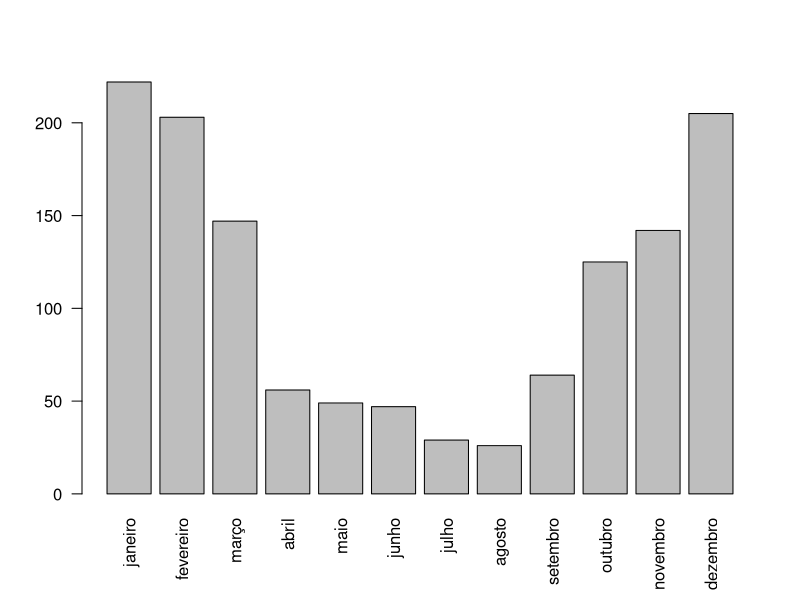
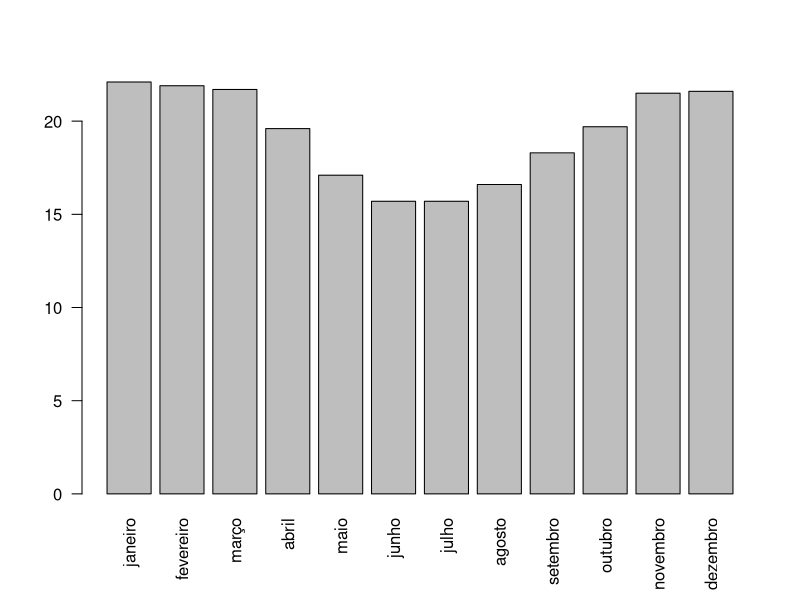
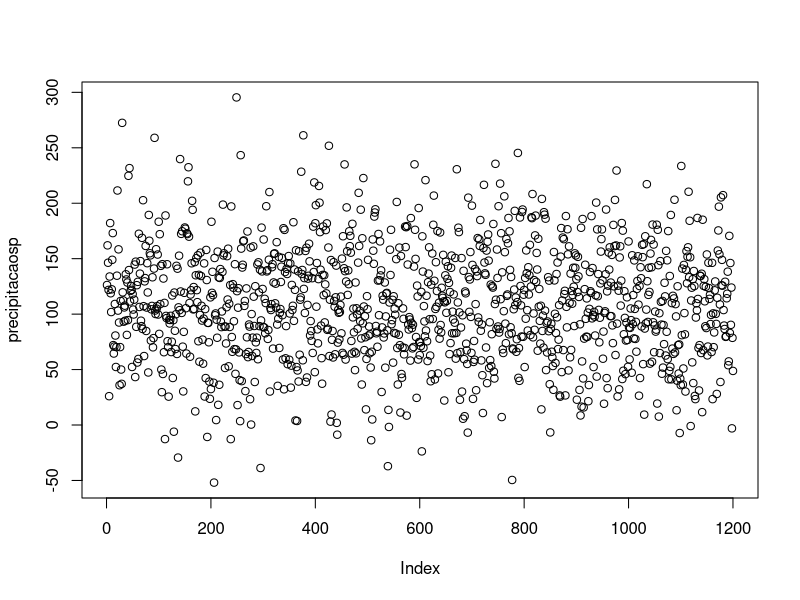
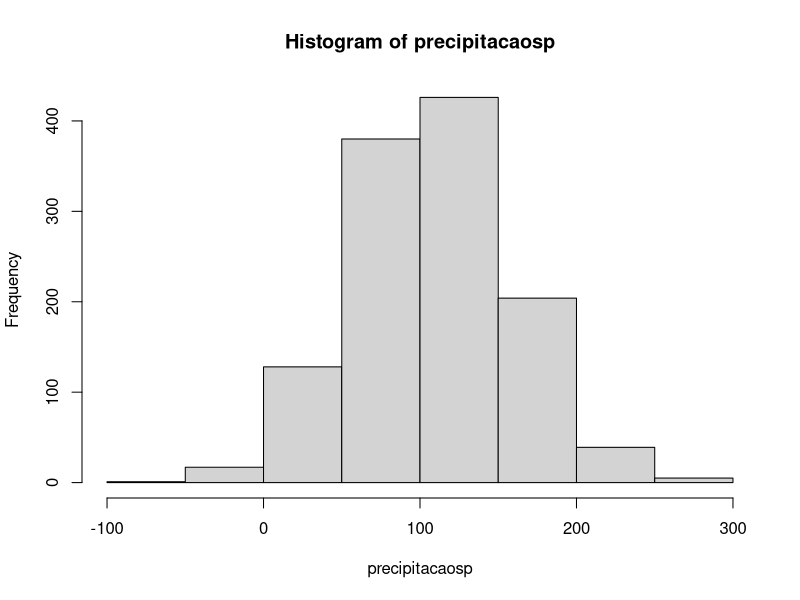
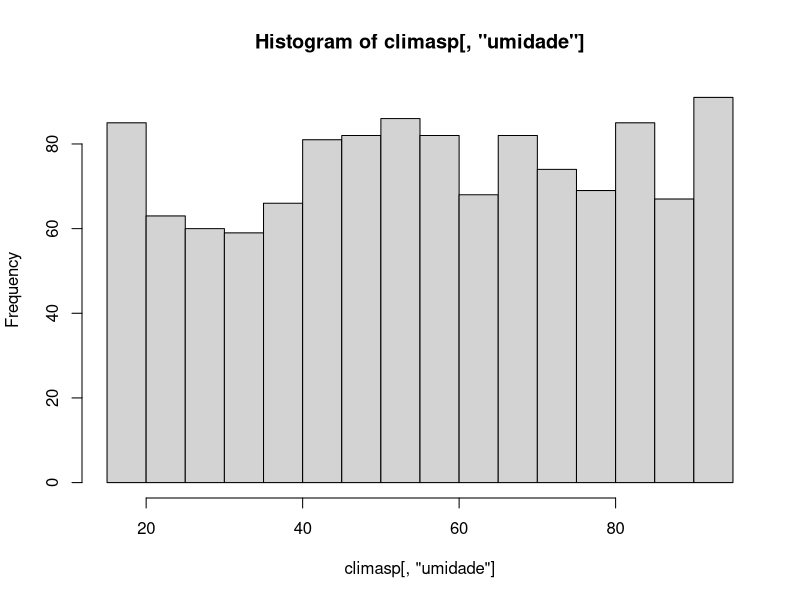
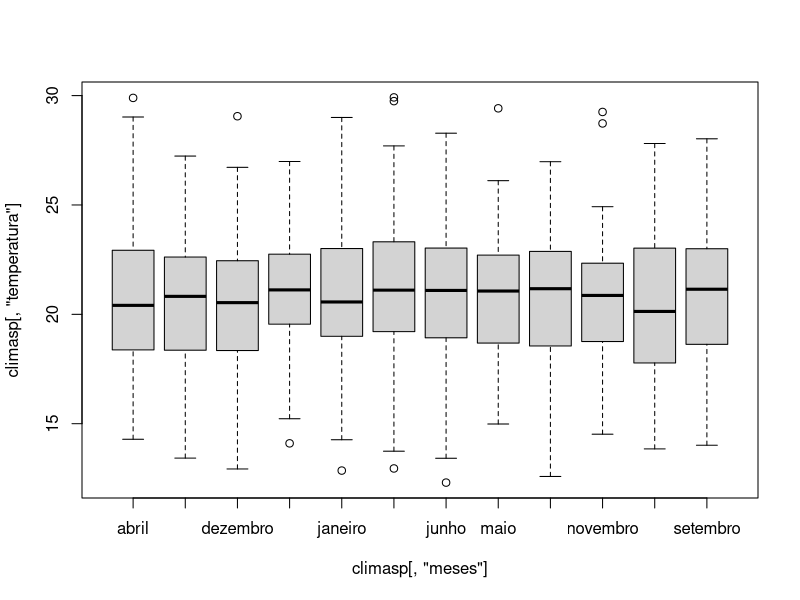
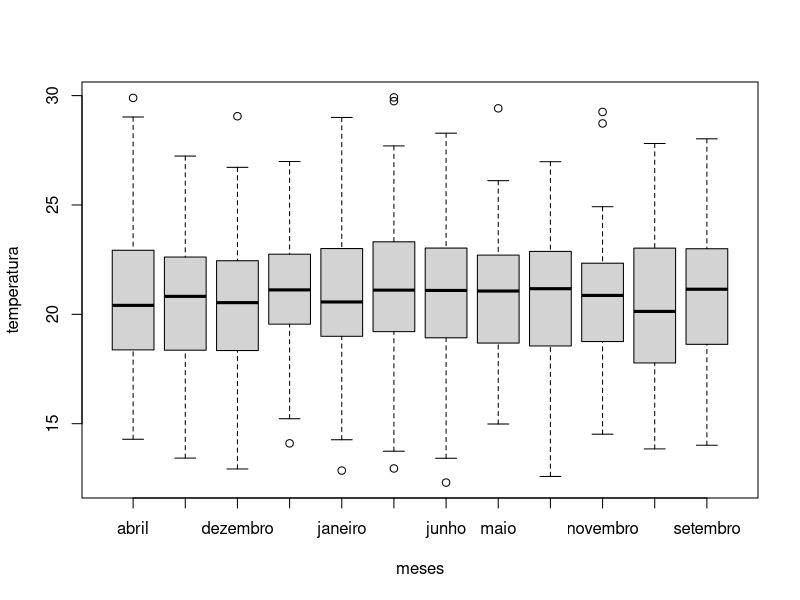
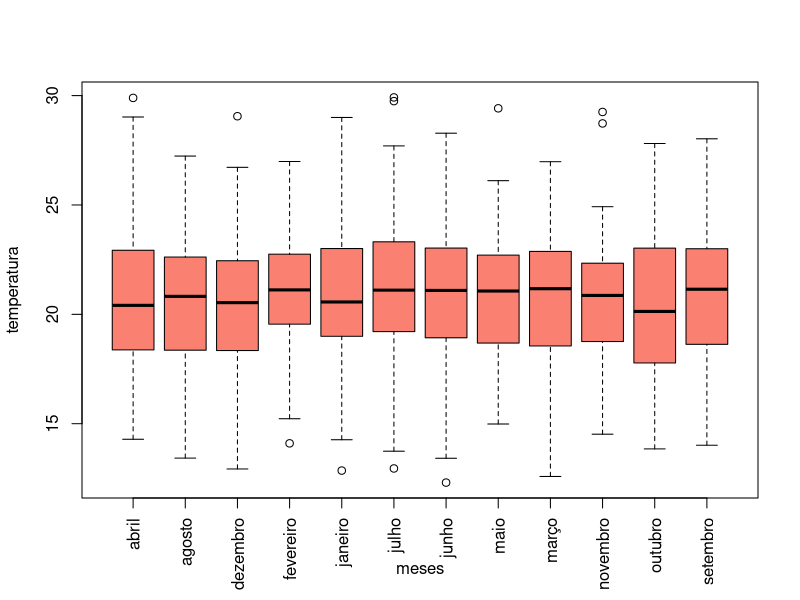

Here is the R script that generated these plots, in order:
######### Aula 2 Tabelas no R: Dataframes ### 

#### Anotaçõees gerais ####

## Soft-wrap! [Code > Soft-wrap long lines]
## Menus colapsáveis!
## Usar espaços, ENTER, etc.

## Indicar pasta de trabalho
# Configurar o R para trabalhar desde um diretório, para encontrar e executar arquivos
# Este será o seu diretório de trabalho (working directory = wd)
# Nos seus documentos, criar um diretório chamado DisciplinaR_UNICAMP com subdiretórios: Codigo, Dados e Resultados
getwd()
setwd("C:/Users/Peter\\OneDrive - Universidade Estadual de Campinas/Documents/Disciplinas/NT265 - R e gráficos/2022/DisciplinaR_UNICAMP/")
#setwd(".../DisciplinaR_UNICAMP") 

# Observe que o Windows usa barra deitada ( \ ) para separar pastas
# O R usa a barra invertida ( / ) ou a barra deitada dupla ( \\ ), usei ambas para ilustrar

### ********* VOLTA PRO POWERPOINT ********* ###

#### Vetores recap ####

## Vamos criar vetores:
meses        <- c("janeiro", "fevereiro", "março", "abril", "maio", "junho", "julho", "agosto", "setembro", "outubro", "novembro", "dezembro")
precipitacao <- c(222, 203,	147, 56, 49, 47, 29, 26, 64, 125, 142, 205)
temperatura  <- c(22.1,	21.9, 21.7,	19.6, 17.1,	15.7, 15.7,	16.6, 18.3,	19.7, 21.5,	21.6)

meses
precipitacao

## Verifica classes dos vetores
is.numeric(precipitacao) # Estamos perguntando se a é da classe numérica
!is.numeric(meses)       # Estamos perguntando se a NÃO é da classe numérica
is.character(meses)      # Estamos perguntando se a é da classe caracteres (texto)

## Dá pra aninhar / juntar funções! 
is.logical(!is.numeric(meses)) 

## coerção - mudando um objeto de uma classe para outra
class(meses)
meses <- as.factor(meses) # (re)cria o objeto meses a partir do objeto meses, transformando a classe em fator
class(meses)
meses # como virou fator, agora também aparecem os Levels

## seleção de um dos valores de um vetor
meses[1]      # Primeiro elemento do vetor
meses[c(3:7)] # elementos 3,4,5,6,7 do vetor
# Note que além do primeiro valor, também mostra os Levels (os níveis que há em um vetor fatorial!)

meses <- as.character(meses) # transformaremos de volta para caracteres, pois fator e caracter funcionam de forma diferente (problemas com classes dados são muito comuns!!). Para os próximos passos precisaremos dos meses como caracter

## operações matematicas aplicadas sobre um vetor

precipitacao * 2   
temperatura ^ 2
sqrt(precipitacao) # raíz quadrada = square root

precipitacao / temperatura # funciona se os dois vetores tiverem o mesmo tamanho (ou se o segundo for um valor único (ex: temperatura <- 2))

# Podemos fazer todo tipo de transformações com vetores de texto também. 
# Alguns exemplos simples, há vários pacotes para se trabalhar com texto

toupper(meses)
tolower(meses)

### ********* VOLTA PRO POWERPOINT ********* ###

#### Organização de vetores ####

vit <- c (2, 5, 20, 3, 8, 100, 350) # criamos um vetor simples

rank(vit, ties.method = "first")  # dá a posição de cada um dos valores em ordem crescente (ranqueamento)
sort(vit, decreasing = T)  # ordena os valores por ordem crescente
order(vit) # dá ordem de posiçõees de cada elemento que precisaríamos usar para fazer uma seleção em ordem crescente. uhum...

# Vamos criar um vetor dessas posições usando o order
vit_order <- order(vit)

# Agora vamos usar esse vetor para fazer uma seleção dos elementos do vetor vit 
# que nem fizemos mais pra cima
vit[vit_order] # seleção dos elementos de vit que cria uma re-ordenação de vit em ordem crescente 

# bora fazer pra precipitacao?
rank(precipitacao) 
sort(precipitacao)
order(precipitacao)

# Funciona também para vetores de texto
rank(meses)  # da a posição de cada mÊs, em ordem alfabetica
sort(meses)  # ordena em ordem alfabetica
order(meses) # posições para ordenar, em ordem alfabética

### ********* VOLTA PRO POWERPOINT ********* ###

#### Tabelas no R: dataframes ####
## Vamos criar uma tabela com a precipitação e temperatura mensal em Campinas

cbind(meses, precipitacao, temperatura) #cbind é a função que combina colunas (to bind = amarrar)

#Aparece no console, mas faltou salvar como objeto
climacamp <- as.data.frame(cbind(meses, precipitacao, temperatura))
climacamp <- as.data.frame(climacamp)
View(climacamp) # abrir o dataframe para visualisar (note o V maiusculo!), também funciona clicar duas vezes no nome do objeto na aba "Environment" ao lado

# Há vários caminhos para se chegar em Roma, outra opção é criar o dataframe usando a função data.frame
# Note que aqui criamos o objeto novamente, perdemos a versão anterior (ainda que aqui elas sejam iguais)
climacamp <- data.frame(meses        = meses,        # notaram o uso 
                        precipitacao = precipitacao, # de espaços
                        temperatura  = temperatura)  # e do ENTER??
View(climacamp)

# Finalmente, outra opção é colocar os vetores dentro da função data.frame() 
# Aqui nãoo precisa primeiro criar os objetos para os vetores individuais. 
# Dependendo da situação vale a pena criar os objetos (se vai usá-los mais tarde) ou 
# fazer tudo dentro da fórmila (se quiser "economizar" no número de objetos criados e a memória do computador sendo usada). 

climacamp <- data.frame(meses=c("janeiro", "fevereiro", "março", "abril", "maio", "junho", "julho", "agosto", "setembro", "outubro", "novembro", "dezembro"),
                        precipitacao = c(222, 203, 147, 56, 49, 47, 29, 26, 64, 125, 142, 205),
                        temperatura = c(22.1, 21.9, 21.7, 19.6, 17.1, 15.7, 15.7, 16.6, 18.3, 19.7, 21.5, 21.6)
                        ) # fecha parentesis! 

View(climacamp)

# Esse formato de tabela é conhecido como formato longo (long format), 
# cada coluna é uma variável e todas observações uma embaixo da outra
# é o formato mais usado no R (pacote ggplot2 usa, pacotes de estatastica também) 
# é o formato mais comum de se encontrar em bases de dados. 
# Em princípio é o formato (mais) correto de se guardar os dados.

# Existem obviamente várias formas de se salvar dados e algumas áreas usam formatos próprios
# Outro formato comum é o formato largo, no qual os dados ficam um do lado do outro 
# Algumas funções usam o formato largo:

climalargo <- rbind(precipitacao, temperatura) #rbind é a função que combina linhas (= row bind)
colnames(climalargo) <- meses #Estou adicionando os meses como nome das colunas
View(climalargo)

barplot(climalargo["precipitacao",], las=2) # plot de barras da precipitação
barplot(climalargo["temperatura",],  las=2) # argumento las = 2 indica que o texto do eixo x tem que estar girado 90 graus

### ********* VOLTA PRO POWERPOINT ********* ###

# Pra que usar esses parenteses quadrados []? Os colchetes.
# Pra que eles servem? Vocês já usaram antes, com os vetores! 
# Pra selecionar os elementos da tabela que você precisa usar
# Você usa assim: nomedodataframe["nomedalinha", "nomedacoluna"]
# Quando você deixa o nome da linha (ou da coluna) em branco você seleciona todas linhas (ou colunas)
# Veja:

climalargo["temperatura",]          # toda a linha temperatura
climalargo[,"janeiro"]              # toda a coluna janeiro
climalargo["temperatura","janeiro"] # o elemento na linha temperatura e coluna janeiro

# Funciona com os números (das linhas ou colunas) também 
climalargo[,2]
climacamp[,2]

# Veremos mais sobre seleção de colunas (a indexação) na aula que vem! 

## Um data.frame tem duas dimensões (colunas e linhas) e essas dimensões podem ter nomes
# Qual o nome das linhas e das colunas do dataframe?
rownames(climalargo) #Nome das linhas
colnames(climalargo) #Nome das colunas

rownames(climalargo) <- c("chuva", "calor")
View(climalargo)

colnames(climalargo) <- toupper(colnames(climalargo))

### ********* VOLTA PRO POWERPOINT ********* ###

#### Tabelas maiores ####

mesessp        <- rep(meses,      each = 100)
precipitacaosp <- rnorm(n = 1200, mean = 109, sd = 50)
temperaturasp  <- rnorm(n = 1200, mean = 21,  sd = 3)

plot(precipitacaosp)
hist(precipitacaosp)

climasp <- data.frame(meses = mesessp, 
                      precipitacao = precipitacaosp, 
                      temperatura = temperaturasp)

str(climasp)  # Te dá estrutura da sua tabela com dados basicos de cada coluna
head(climasp, n = 3) # Para visualizar as seis primeiras linhas da tabela
tail(climasp) # Para visualizar as seis ultimas linhas da tabela

### ********* VOLTA PRO POWERPOINT ********* ###

## E se eu quiser adicionar colunas?

climasp[,4] <- NA # Podemos criar uma coluna sem nenhum valor
colnames(climasp) # Veja que a nova coluna tem o nome de V4 (variável 4)

# Podemos dar um nome a nova coluna:
colnames(climasp)[4] <- "umidade"
head(climasp) 

# Escolhemos o quarto elemento do vetor de nomes de coluna e subistituimos V4 por "umidade"

#Vamos adicionar valores à umidade?

climasp[,4] <- runif(n=1200, min=15, max=95) # o que é runif?
head(climasp)
#Lembre-se que é o mesmo que:
climasp[,"umidade"] <- runif(n=1200, min=15, max=95)

hist(climasp[,"umidade"])

# E quando as coisas desandam (a.k.a. bem vind@ à realidade)


climasp[2,3] <- NA # Inserimos um dado faltante (NA = not available) na linha 2 da 3a coluna

# Vamos calcular a média de temperatura (coluna 3)?
mean(climasp[,3])

# Com um dado faltante não é possivel calcular média da temperatura em sp
# E agora? É só remover o dado faltante:
mean(climasp[,3], na.rm=TRUE) 
# na.rm significa na remove (remover dados faltantes do cálculo de média)

# E para remover a linha toda da tabela?
# Em qual linha está o dado faltante mesmo?
is.na(climasp[,3])

# Aqui são 1200 elementos, e o R mostra amenas os 1000 primeiros!
# Qual o elemento da terceira coluna é um dado faltante?
which(is.na(climasp[,3]))

# O segundo elemento da coluna 3 da tabela climasp é um NA
climasp[2,3]# Só verificando

# E se a gente remover a segunda linha?
climasp2 <- climasp[-2,] # indexador negativo remove valores!

# Agora podemos calcular a média sem erros:
mean(climasp2[,3])

# Mas lembre-se que tinhamos um valor para precipitacão na outra coluna que foi removido quando removemos a linha toda.
# Remover a linha toda nem sempre é eficiente se temos que trabalhar com outras variaveis do data.frame
# Usar na.rm nas funções (ex. mean()) é mais recomendado para evitar perda de dados

### ********* VOLTA PRO POWERPOINT ********* ###

#### Visualização de dados ####

# Vamos visualizar os dados? Fazer um boxplot!
# Primeiro faremos como na aula anterior, selecionando dois vetores: 
# um correspondente à coluna temperatura no dataframe climasp e o outro correspondente à coluna meses:
boxplot(climasp[,"temperatura"] ~ climasp[,"meses"])

# Dá pra fazer de uma forma mais agradável? SIM!!!
boxplot(data = climasp, temperatura ~ meses) # indicando o nome do dataframe (data = climasp), podemos só digitar os nomes das colunas para indicar as variáveis

# Os meses não aparecem, vamos melhorar?
boxplot(data = climasp, temperatura~meses, 
        las=3, col="salmon") # corzinha bonita!

# Vamos adicionar o titulo dos eixos?
boxplot(data = climasp, temperatura~meses, 
        las=3, col="salmon",
        xlab="Meses", 
        ylab= "Temperatura (°C)") # lab = label

# E se quisermos um titulo para o grafico?
boxplot(data = climasp, temperatura~meses, 
        las=3, col="salmon",
        xlab="Meses", 
        ylab= "Temperatura (?C)",
        main="Temperatura mensal média inventada em SP")

# E se não quisermos mais o titulo?
boxplot(data = climasp, temperatura~meses, 
        las=3, col="salmon",
        xlab="Meses", ylab= "Temperatura (?C)",
        main="")

# Mas fica esse espaço horrível acima do gráfico e o xlab está esprimido
par(mar = c(6,4,1,1), # Altera margens da figura (inferior, esquerda, superior, direita)
    mgp = c(5,1,0))   # Posicionamento dos valores dos eixos (titulo, valores, marcadores) 
boxplot(data=climasp, temperatura ~ meses,
        las=3, col="salmon",
        xlab="Meses", 
        ylab= "") # Não plotar o títlo do eixo y
mtext(side=2, text= "Temperatura (?C)", line=2.5) # Adiciona o titulo do eixo y separadamente

### Trabalhoso, mas mais bonito! ###

dev.off() # Reseta os parametros graficos de par (mar e mgp), também limpa os gráficos na memória

#### Adicionais ####

#E se eu quiser que os meses aparecam com a primeira letra em maiusculo?
##Aprender a alterar textos (strings) no R

install.packages("Hmisc")
library(Hmisc)

capitalize(climasp[,1]) #Deu certo? Se não der, veja qual classe de dados é essa coluna
class(climasp[,1])

# Se os meses forem lidos como fator, não dá certo. Só se forem lidos como caracteres:
climasp[,1] <- as.character(climasp[,1])
climasp[,1] <- capitalize(climasp[,1])  #Agora sim a primeira letra está maiuscula

# E para transformar todas em maiuscula?
climasp[,1] <- toupper(climasp[,1])
head(climasp)

#E para retornar todas para minuscula?
climasp[,1] <- tolower(climasp[,1])
head(climasp)

#Assim é mais bonito:
climasp[,1] <- capitalize(climasp[,1])
head(climasp)

#E se eu quiser adicionar o ano após o mês?
climasp[,1] <- paste(climasp[,1], "2018", sep= " ") # Paste() = colar / concatenar texto
head(climasp)

##E se eu quiser separar o ano do mês?
#Vamos separar o mês e o ano usando strip split (separaçãoo de texto) e unlist para criar um vetor

mesano <- unlist(strsplit(x = climasp[,1] , split=" "))
mesano

#Agora temos um vetor com 2400 elementos de texto
#Vamos criar uma matriz para acomodar esses elementos em 1200 linhas e 2 colunas?
matriz <- matrix(data = mesano, ncol = 2, byrow = TRUE )
head(matriz)

#Para manipular a matriz, é melhor trasformá-la em data frame
# Lembrando que matriz só aceita uma classe de dados (caracter, numérico, etc.)
matriz <- as.data.frame(matriz)

#Agora vamos adicionar t?tulo ?s colunas:
colnames(matriz) <- c("mes", "ano")
class(matriz)
head(matriz)

climasp[,5] <- matriz[,1]
colnames(climasp)[5] <- "mes"

climasp[,6] <- matriz[,2]
colnames(climasp)[6] <- "ano"
head(climasp)  
